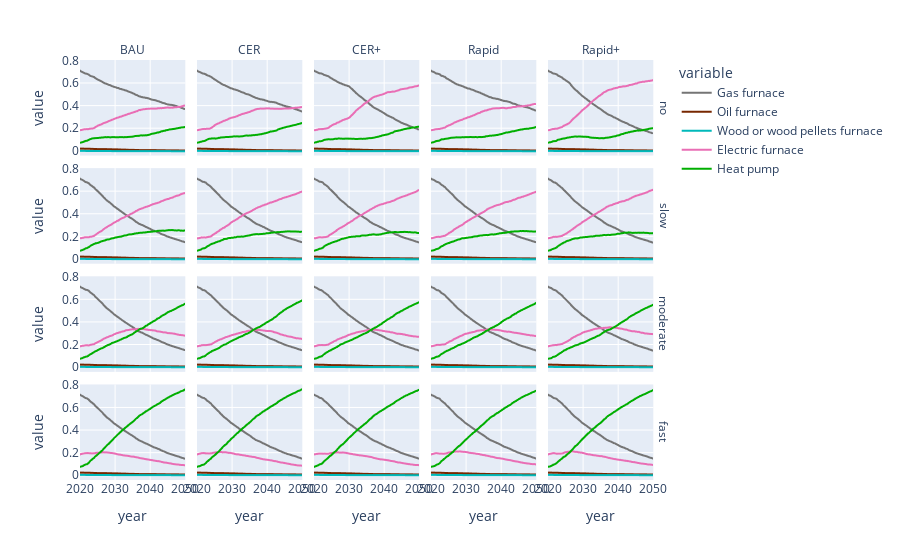

Write notebook code for a chart like this one.
### Code cell
from config import TECHNOLOGY_COLORS
fig = px.line(
    agg_adoption_df.reset_index(),
    x="year",
    y="value",
    color="variable",
    facet_col="scenario",
    facet_row="attCase",
    category_orders={"attCase": ["no", "slow", "moderate", "fast"]},
    color_discrete_map=TECHNOLOGY_COLORS
)
fig.for_each_annotation(lambda a: a.update(text=a.text.split("=")[1]))
